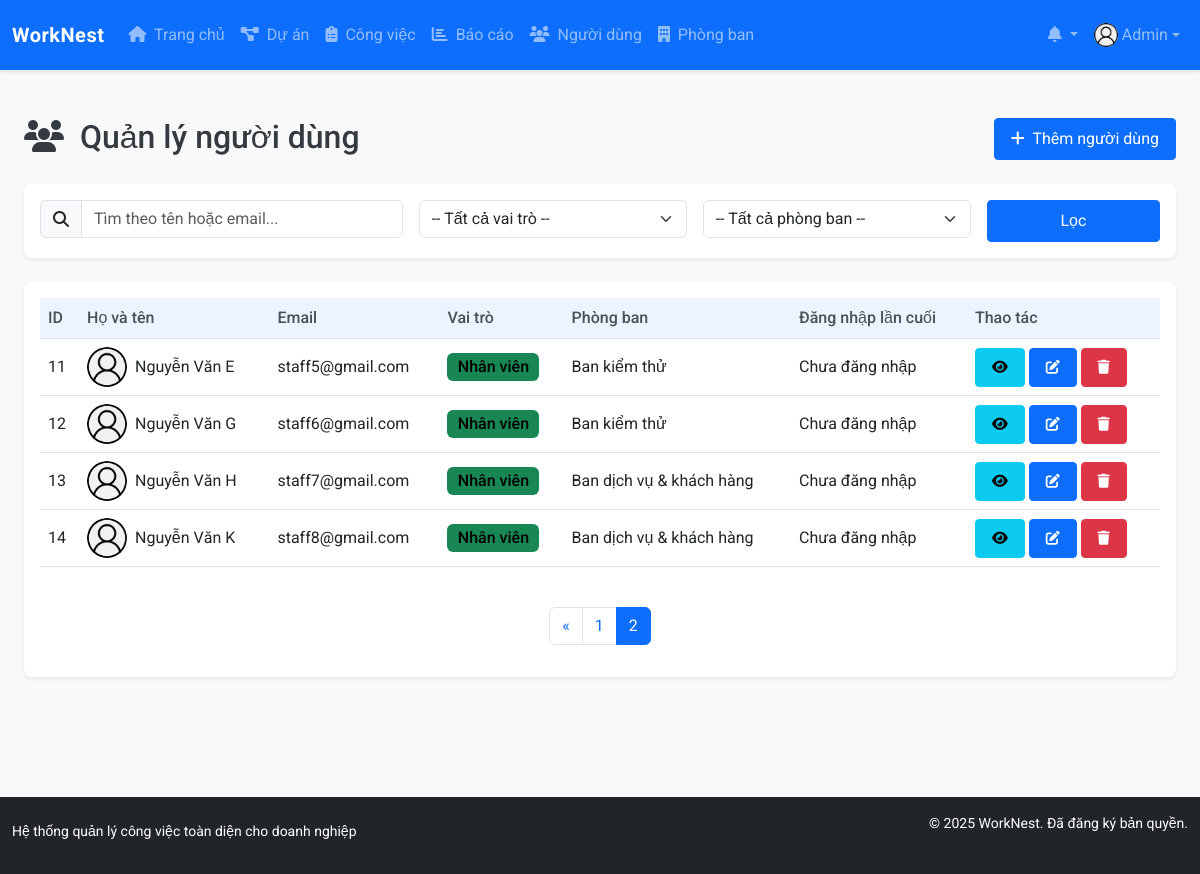
/modules/users/index.php?page=2 (signed in), run on the app's committed database.
### tables this page shows
CREATE TABLE `users` (
  `id` int NOT NULL,
  `name` varchar(100) NOT NULL,
  `email` varchar(100) NOT NULL,
  `password` varchar(255) NOT NULL,
  `role` enum('admin','project_manager','department_manager','staff') NOT NULL DEFAULT 'staff',
  `department_id` int DEFAULT NULL,
  `phone` varchar(20) DEFAULT NULL,
  `avatar` varchar(255) DEFAULT 'assets/images/avatar-default.png',
  `created_at` datetime NOT NULL DEFAULT CURRENT_TIMESTAMP,
  `updated_at` datetime DEFAULT NULL ON UPDATE CURRENT_TIMESTAMP,
  `last_login` datetime DEFAULT NULL
);

CREATE TABLE `departments` (
  `id` int NOT NULL,
  `name` varchar(100) NOT NULL,
  `description` text,
  `manager_id` int DEFAULT NULL,
  `created_at` datetime NOT NULL DEFAULT CURRENT_TIMESTAMP,
  `updated_at` datetime DEFAULT NULL ON UPDATE CURRENT_TIMESTAMP
);

### config/config.php (called while the page is built, shortened)
<?php
function is_logged_in() {
    return isset($_SESSION['user_id']);
}
function has_permission($required_role) {
    return $_SESSION['user_role'] === $required_role ||
           ($_SESSION['user_role'] === 'admin') ||
           ($required_role === 'department_manager' && $_SESSION['user_role'] === 'project_manager');
}
require_once ROOT_PATH . 'config/database.php';

### config/database.php (called while the page is built, shortened)
<?php
$conn = mysqli_connect(DB_HOST, DB_USER, DB_PASS, DB_NAME);
mysqli_set_charset($conn, "utf8mb4");
function query($sql) {
    global $conn;
    $result = mysqli_query($conn, $sql);
    return $result;
}
function fetch_array($result) {
    return mysqli_fetch_assoc($result);
}
function num_rows($result) {
    return mysqli_num_rows($result);
}

### includes/functions.php (called while the page is built, shortened)
<?php
function get_notifications($user_id, $limit = 10, $offset = 0) {
    $limit = (int)$limit;
    $notifications = [];
    return $notifications;
}

### modules/users/index.php (the view, shortened to what this page needs)
<?php
require_once '../../config/config.php';
require_once '../../includes/functions.php';
$page = isset($_GET['page']) ? (int)$_GET['page'] : 1;
include_once '../../templates/header.php';
$search = isset($_GET['search']) ? escape_string($_GET['search']) : '';
$filter_role = isset($_GET['role']) ? escape_string($_GET['role']) : '';
$filter_department = isset($_GET['department']) ? (int)$_GET['department'] : 0;
$base_sql = "FROM users u
        LEFT JOIN departments d ON u.department_id = d.id
        WHERE 1=1";
$count_sql = "SELECT COUNT(*) as total " . $base_sql;
$count_result = query($count_sql);
$count_row = fetch_array($count_result);
$total = $count_row['total'];
$total_pages = ceil($total / $limit);
$sql = "SELECT u.*, d.name as department_name " . $base_sql . " ORDER BY u.id ASC LIMIT $offset, $limit";
$result = query($sql);
?>
<div class="container-fluid py-4">
    <div class="row mb-4">
        <div class="col-md-6">
            <h2 class="mb-0">
                <i class="fas fa-users me-2"></i> Quản lý người dùng
            </h2>
        </div>
        <div class="col-md-6 text-md-end">
            <?php if (has_permission('admin')): ?>
            <a href="add.php" class="btn btn-primary">
                <i class="fas fa-plus me-1"></i> Thêm người dùng
            </a>
            <?php endif; ?>
        </div>
    </div>
    <div class="card mb-4">
        <div class="card-body">
            <form method="get" action="" class="row g-3">
                <div class="col-md-4">
                    <div class="input-group">
                        <span class="input-group-text"><i class="fas fa-search"></i></span>
                        <input type="text" class="form-control" name="search" placeholder="Tìm theo tên hoặc email..." value="<?php echo $search; ?>">
                    </div>
                </div>
                <div class="col-md-3">
                    <select name="role" class="form-select">
                        <option value="">-- Tất cả vai trò --</option>
                    </select>
                </div>
                <div class="col-md-3">
                    <select name="department" class="form-select">
                        <option value="0">-- Tất cả phòng ban --</option>
                    </select>
                </div>
                <div class="col-md-2">
                    <button type="submit" class="btn btn-primary w-100">Lọc</button>
                </div>
            </form>
        </div>
    </div>
    <div class="card">
        <div class="card-body">
            <div class="table-responsive">
                <table class="table table-hover align-middle">
                    <thead class="table-light">
                        <tr>
                            <th scope="col">ID</th>
                            <th scope="col">Họ và tên</th>
                            <th scope="col">Email</th>
                            <th scope="col">Vai trò</th>
                            <th scope="col">Phòng ban</th>
                            <th scope="col">Đăng nhập lần cuối</th>
                            <th scope="col">Thao tác</th>
                        </tr>
                    </thead>
                    <tbody>
                        <?php if (num_rows($result) > 0): ?>
                            <?php while ($user = fetch_array($result)): ?>
                                <tr>
                                    <td><?php echo $user['id']; ?></td>
                                    <td>
                                        <div class="d-flex align-items-center">
                                            <img src="<?php echo BASE_URL . $user['avatar']; ?>" alt="Avatar" class="rounded-circle me-2" style="width: 40px; height: 40px; object-fit: cover;">
                                            <?php echo $user['name']; ?>
                                        </div>
                                    </td>
                                    <td><?php echo $user['email']; ?></td>
                                    <td>
                                        <?php
                                        $role_badge_class = 'secondary';
                                        $role_text = 'Không xác định';
                                        switch ($user['role']) {
                                            case 'staff':
                                                $role_badge_class = 'success';
                                                $role_text = 'Nhân viên';
                                                break;
                                        }
                                        ?>
                                        <span class="badge bg-<?php echo $role_badge_class; ?>"><?php echo $role_text; ?></span>
                                    </td>
                                    <td><?php echo $user['department_name'] ?? 'Chưa phân công'; ?></td>
                                    <td><?php echo $user['last_login'] ? format_datetime($user['last_login']) : 'Chưa đăng nhập'; ?></td>
                                    <td>
                                        <a href="view.php?id=<?php echo $user['id']; ?>" class="btn btn-sm btn-info" data-bs-toggle="tooltip" title="Xem chi tiết">
                                            <i class="fas fa-eye"></i>
                                        </a>
                                        <?php if (has_permission('admin')): ?>
                                        <a href="edit.php?id=<?php echo $user['id']; ?>" class="btn btn-sm btn-primary" data-bs-toggle="tooltip" title="Chỉnh sửa">
                                            <i class="fas fa-edit"></i>
                                        </a>
                                        <?php if ($user['id'] != $_SESSION['user_id']): ?>
                                        <a href="index.php?action=delete&id=<?php echo $user['id']; ?>" class="btn btn-sm btn-danger delete-confirm" data-bs-toggle="tooltip" title="Xóa">
                                            <i class="fas fa-trash"></i>
                                        </a>
                                        <?php endif; ?>
                                        <?php endif; ?>
                                    </td>
                                </tr>
                            <?php endwhile; ?>
                        <?php else: ?>
                            <tr>
                                <td colspan="7" class="text-center">Không tìm thấy người dùng nào</td>
                            </tr>
                        <?php endif; ?>
                    </tbody>
                </table>
            </div>
            <?php if ($total_pages > 1): ?>
                <nav aria-label="Page navigation" class="mt-4">
                    <ul class="pagination justify-content-center">
                        <?php if ($page > 1): ?>
                            <li class="page-item">
                                <a class="page-link" href="?page=<?php echo $page-1; ?><?php echo !empty($search) ? '&search='.$search : ''; ?><?php echo !empty($filter_role) ? '&role='.$filter_role : ''; ?><?php echo $filter_department > 0 ? '&department='.$filter_department : ''; ?>" aria-label="Previous">
                                    <span aria-hidden="true">&laquo;</span>
                                </a>
                            </li>
                        <?php endif; ?>
                        <?php for($i = 1; $i <= $total_pages; $i++): ?>
                            <li class="page-item <?php echo $page == $i ? 'active' : ''; ?>">
                                <a class="page-link" href="?page=<?php echo $i; ?><?php echo !empty($search) ? '&search='.$search : ''; ?><?php echo !empty($filter_role) ? '&role='.$filter_role : ''; ?><?php echo $filter_department > 0 ? '&department='.$filter_department : ''; ?>">
                                    <?php echo $i; ?>
                                </a>
                            </li>
                        <?php endfor; ?>
                    </ul>
                </nav>
            <?php endif; ?>
        </div>
    </div>
</div>
<?php
include_once '../../templates/footer.php';
?>

### templates/header.php (shortened to what this page needs)
<?php
require_once __DIR__ . '/../includes/functions.php';
?>
<!DOCTYPE html>
<html lang="vi">
<head>
    <link href="https://cdn.jsdelivr.net/npm/bootstrap@5.3.0-alpha1/dist/css/bootstrap.min.css" rel="stylesheet">
    <link rel="stylesheet" href="https://cdnjs.cloudflare.com/ajax/libs/font-awesome/6.4.0/css/all.min.css">
    <link rel="stylesheet" href="<?php echo BASE_URL; ?>assets/css/style.css">
</head>
<body>
    <?php if (is_logged_in()): ?>
        <nav class="navbar navbar-expand-lg navbar-dark bg-primary sticky-top">
            <div class="container-fluid">
                <a class="navbar-brand d-flex align-items-center justify-content-evenly" href="<?php echo BASE_URL; ?>">
                    <span class="fw-bold">WorkNest</span>
                </a>
                <div class="collapse navbar-collapse" id="navbarNav">
                    <ul class="navbar-nav me-auto">
                        <li class="nav-item">
                            <a class="nav-link" href="<?php echo BASE_URL; ?>">
                                <i class="fas fa-home me-1"></i> Trang chủ
                            </a>
                        </li>
                        <?php if (has_permission('project_manager') || has_permission('department_manager')): ?>
                            <li class="nav-item">
                                <a class="nav-link" href="<?php echo BASE_URL; ?>modules/projects/">
                                    <i class="fas fa-project-diagram me-1"></i> Dự án
                                </a>
                            </li>
                        <?php endif; ?>
                        <li class="nav-item">
                            <a class="nav-link" href="<?php echo BASE_URL; ?>modules/tasks/">
                                <i class="fas fa-clipboard-list me-1"></i> Công việc
                            </a>
                        </li>
                        <?php if (has_permission('project_manager') || has_permission('department_manager')): ?>
                            <li class="nav-item">
                                <a class="nav-link" href="<?php echo BASE_URL; ?>modules/reports/">
                                    <i class="fas fa-chart-bar me-1"></i> Báo cáo
                                </a>
                            </li>
                        <?php endif; ?>
                        <?php if (has_permission('admin')): ?>
                            <li class="nav-item">
                                <a class="nav-link" href="<?php echo BASE_URL; ?>modules/users/">
                                    <i class="fas fa-users me-1"></i> Người dùng
                                </a>
                            </li>
                            <li class="nav-item">
                                <a class="nav-link" href="<?php echo BASE_URL; ?>modules/departments/">
                                    <i class="fas fa-building me-1"></i> Phòng ban
                                </a>
                            </li>
                        <?php endif; ?>
                    </ul>
                    <ul class="navbar-nav">
                        <li class="nav-item dropdown">
                            <a class="nav-link dropdown-toggle position-relative" href="#" id="notificationsDropdown"
                                role="button" data-bs-toggle="dropdown" aria-expanded="false">
                                <i class="fas fa-bell"></i>
                            </a>
                        </li>
                        <li class="nav-item dropdown">
                            <a class="nav-link dropdown-toggle d-flex align-items-center justify-content-evenly" href="#" id="userDropdown"
                                role="button" data-bs-toggle="dropdown" aria-expanded="false">
                                <?php
                                $current_user_id = $_SESSION['user_id'];
                                $user_sql = "SELECT * FROM users WHERE id = $current_user_id";
                                $user_result = query($user_sql);
                                $user_data = fetch_array($user_result);
                                ?>
                                <img src="<?php echo BASE_URL . $user_data['avatar']; ?>" class="rounded-circle me-1"
                                    alt="Avatar" style="width: 24px; height: 24px; object-fit: cover;">
                                <span class="d-none d-lg-inline-block"><?php echo $user_data['name']; ?></span>
                            </a>
                        </li>
                    </ul>
                </div>
            </div>
        </nav>
    <?php endif; ?>
    <div class="container-fluid mt-4 pb-5">

### assets/css/style.css (style rules this page uses)
:root { --primary-color: #0d6efd; --primary-hover: #0a58ca; --secondary-color: #6c757d; --dark-color: #343a40; --light-color: #f8f9fa; --gray-100: #f8f9fa; --gray-200: #e9ecef; --gray-300: #dee2e6; --gray-400: #ced4da; --gray-500: #adb5bd; --gray-600: #6c757d; --gray-700: #495057; --gray-800: #343a40; --gray-900: #212529; }
a { text-decoration: none; }
body { font-family: 'Roboto', sans-serif; background-color: #f9f9f9; color: var(--gray-800); min-height: 100vh; display: flex; flex-direction: column; justify-content: space-between; }
.navbar-dark.bg-primary { height: 70px; box-shadow: 0 2px 4px rgba(0, 0, 0, 0.1); }
.navbar-brand { font-weight: 700; letter-spacing: 0.5px; }
.card { border: none; box-shadow: 0 0.125rem 0.25rem rgba(0, 0, 0, 0.075); transition: all 0.3s ease; border-radius: 0.5rem; overflow: hidden; }
.btn { border-radius: 0.25rem; padding: 0.5rem 1rem; transition: all 0.2s ease; }
.btn-primary { background-color: var(--primary-color); border-color: var(--primary-color); }
.badge { color: black; font-size: 16px; font-weight: 500; padding: 0.35em 0.65em; }
.table { border-collapse: separate; border-spacing: 0; width: 100%; }
.table th { background-color: rgba(13, 110, 253, 0.075); color: var(--gray-700); font-weight: 500; border-top: none; }

### data on the page
users: avatar (placeholder picture), name "Admin"
users: id "11", avatar (placeholder picture), name "Nguyễn Văn E", email "staff5@gmail.com", role "Nhân viên", department.name "Ban kiểm thử", shows "Chưa đăng nhập"
users: id "12", avatar (placeholder picture), name "Nguyễn Văn G", email "staff6@gmail.com", role "Nhân viên", department.name "Ban kiểm thử", shows "Chưa đăng nhập"
users: id "13", avatar (placeholder picture), name "Nguyễn Văn H", email "staff7@gmail.com", role "Nhân viên", department.name "Ban dịch vụ & khách hàng", shows "Chưa đăng nhập"
users: id "14", avatar (placeholder picture), name "Nguyễn Văn K", email "staff8@gmail.com", role "Nhân viên", department.name "Ban dịch vụ & khách hàng", shows "Chưa đăng nhập"
